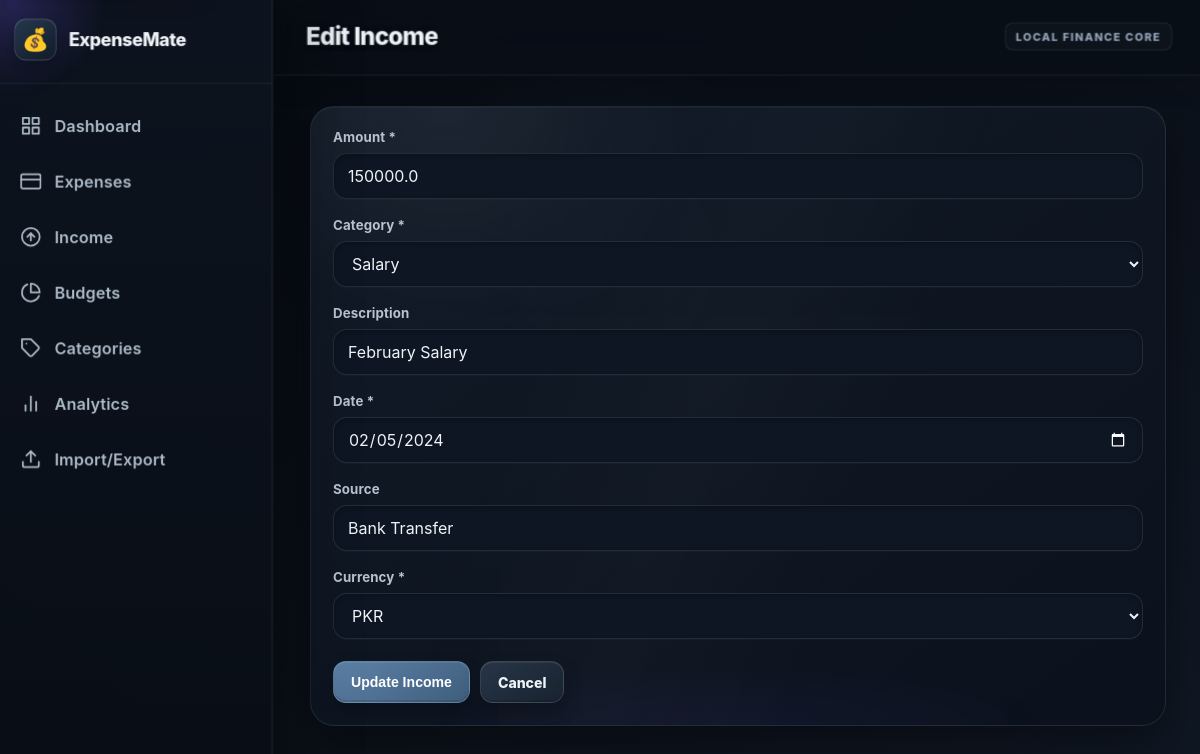
The page /income/edit/2 on the database its author committed.
### tables this page shows
CREATE TABLE "income" (
            id INTEGER PRIMARY KEY AUTOINCREMENT,
            amount REAL NOT NULL CHECK(
                amount > 0 AND
                amount <= 99999999.99 AND
                amount = ROUND(amount, 2)
            ),
            category_id INTEGER NOT NULL,
            description TEXT CHECK(description IS NULL OR length(description) <= 500),
            date DATE NOT NULL CHECK(
                length(date) = 10 AND
                date GLOB '[0-9][0-9][0-9][0-9]-[0-9][0-9]-[0-9][0-9]' AND
                date(date) IS NOT NULL AND
                date(date) = date AND
                date BETWEEN '2000-01-01' AND '2100-12-31'
            ),
            source TEXT CHECK(source IS NULL OR length(source) <= 500),
            currency TEXT NOT NULL DEFAULT 'PKR' CHECK(
                currency IN ('PKR', 'USD', 'EUR', 'GBP', 'AED', 'SAR')
            ),
            created_at DATETIME DEFAULT CURRENT_TIMESTAMP,
            FOREIGN KEY (category_id) REFERENCES "categories"(id) ON DELETE RESTRICT
        );

CREATE TABLE "categories" (
            id INTEGER PRIMARY KEY AUTOINCREMENT,
            name TEXT NOT NULL CHECK(length(trim(name)) BETWEEN 1 AND 100) COLLATE NOCASE,
            type TEXT NOT NULL CHECK(type IN ('expense', 'income')),
            created_at DATETIME DEFAULT CURRENT_TIMESTAMP,
            UNIQUE(name COLLATE NOCASE, type)
        );

### app.py (the view, shortened to what this page needs)
    @app.route("/income/edit/<int:id>", methods=["GET", "POST"])
    def edit_income_page(id):
        try:
            income_record = get_income_by_id(id)
            if not income_record:
                flash("Income not found.", "error")
                return redirect(url_for("income_list"))
            categories = get_categories("income")
            return render_template(
                "edit_income.html",
                income_record=income_record,
                categories=categories,
                currencies=VALID_CURRENCIES,
            )
        except Exception:
            logger.exception("Error loading income for edit")
            flash("An error occurred while processing your request.", "error")
            return redirect(url_for("income_list"))

### app.py (called while the page is built, shortened)
def _is_truthy_env(value: str | None) -> bool:
    return str(value or "").strip().lower() in {"1", "true", "yes", "on"}

def _production_mode() -> bool:
    return _is_truthy_env(os.environ.get("FLASK_PRODUCTION")) or (
        os.environ.get("FLASK_ENV", "").strip().lower() == "production"
    )

def _csrf_token() -> str:
    token = session.get("csrf_token")
    if not isinstance(token, str) or len(token) < 32:
        token = secrets.token_urlsafe(32)
        session["csrf_token"] = token
    return token

def _request_origin_allowed() -> bool:
    if request.method not in UNSAFE_METHODS:
        return True

### database.py (called while the page is built)
def get_db_connection():
    db_dir = os.path.dirname(DB_PATH)
    try:
        os.makedirs(db_dir, exist_ok=True)
    except OSError as exc:
        raise PermissionError(
            f"Cannot create database directory: {db_dir}"
        ) from exc
    try:
        conn = sqlite3.connect(
            DB_PATH,
            timeout=10,
            isolation_level=None
        )
        conn.row_factory = sqlite3.Row
        conn.execute('PRAGMA foreign_keys = ON')
        conn.execute('PRAGMA busy_timeout = 10000')
        try:
            conn.execute('PRAGMA journal_mode = WAL')
        except sqlite3.OperationalError:
            conn.execute('PRAGMA journal_mode = DELETE')
        return conn
    except sqlite3.Error as exc:
        raise sqlite3.OperationalError(
            f"Cannot open database: {exc}"
        ) from exc

### services.py (called while the page is built)
def get_categories(category_type=None) -> list[dict]:
    if category_type not in (None, "expense", "income"):
        return []
    conn = get_db_connection()
    try:
        c = conn.cursor()
        if category_type is not None:
            c.execute(
                "SELECT * FROM categories WHERE type = ? ORDER BY name",
                (category_type,),
            )
        else:
            c.execute("SELECT * FROM categories ORDER BY name")
        return [dict(row) for row in c.fetchall()]
    except sqlite3.Error:
        logger.exception("Failed to retrieve categories")
        return []
    finally:
        conn.close()

### validators.py (called while the page is built, shortened)
def validate_id(id_val):
    if id_val is None or id_val == '':
        return (False, None, "ID is required.")
    if isinstance(id_val, bool):
        return (False, None, "ID must be an integer.")
    if isinstance(id_val, int):
        if id_val <= 0:
            return (False, None, "ID must be a positive integer.")
        return (True, id_val, None)

### templates/edit_income.html (shortened to what this page needs)
{% extends 'base.html' %}
{% block page_title %}Edit Income{% endblock %}
{% block content %}
<div class="glass-card">
    <form method="POST" action="{{ url_for('edit_income_page', id=income_record.id) }}">
        <div class="form-group">
            <label for="amount">Amount *</label>
            <input type="number" step="0.01" min="0.01" max="99999999.99" name="amount" id="amount" class="form-control" value="{{ request.form.get('amount', income_record.amount) }}" required aria-required="true">
        </div>
        <div class="form-group">
            <label for="category_id">Category *</label>
            <select name="category_id" id="category_id" class="form-control" required aria-required="true">
                {% for cat in categories %}
                    <option value="{{ cat.id }}" {% if request.form.get('category_id', income_record.category_id)|string == cat.id|string %}selected{% endif %}>{{ cat.name }}</option>
                {% endfor %}
            </select>
        </div>
        <div class="form-group">
            <label for="description">Description</label>
            <input type="text" name="description" id="description" class="form-control" maxlength="500" autocomplete="off" value="{{ request.form.get('description', income_record.description or '') }}">
        </div>
        <div class="form-group">
            <label for="date">Date *</label>
            <input type="date" name="date" id="date" class="form-control" value="{{ request.form.get('date', income_record.date) }}" required aria-required="true" min="2000-01-01" max="2100-12-31">
        </div>
        <div class="form-group">
            <label for="source">Source</label>
            <input type="text" name="source" id="source" class="form-control" maxlength="500" autocomplete="off" value="{{ request.form.get('source', income_record.source or '') }}">
        </div>
        <div class="form-group">
            <label for="currency">Currency *</label>
            <select name="currency" id="currency" class="form-control" required aria-required="true">
                {% for c in currencies %}
                    <option value="{{ c }}" {% if request.form.get('currency', income_record.currency) == c %}selected{% endif %}>{{ c }}</option>
                {% endfor %}
            </select>
        </div>
        <div class="form-actions">
            <button type="submit" class="btn btn-primary">Update Income</button>
            <a href="{{ url_for('income_list') }}" class="btn btn-secondary">Cancel</a>
        </div>
    </form>
</div>
{% endblock %}

### rows shown on the page
income: amount "150000.0", category_id "Salary", description "February Salary", date "02/05/2024", source "Bank Transfer", currency "PKR"
